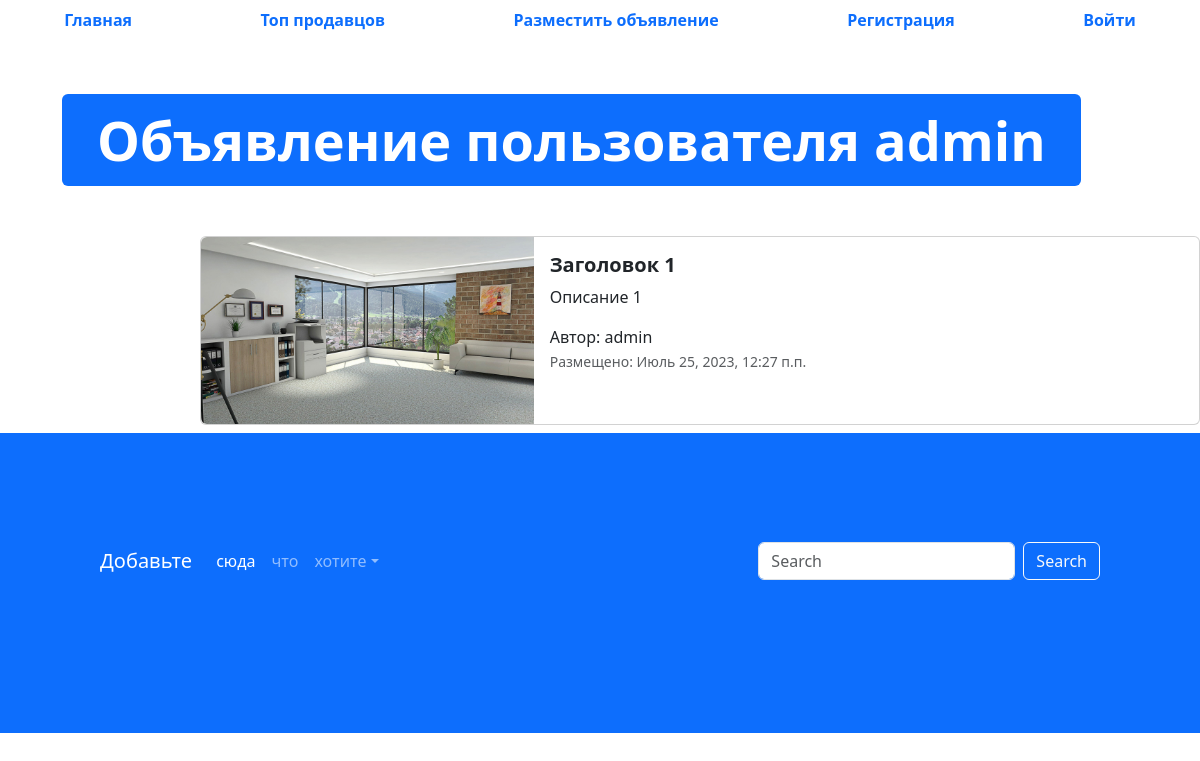
The app's page /advertisement/1 with its own data.
### app_advertisements/models.py (models this page shows, shortened)
class Advertisement(models.Model):
    title = models.CharField(max_length=128, verbose_name='заголовок')
    description = models.TextField('Описание')
    price = models.DecimalField('цена', max_digits=10, decimal_places=2)
    create_at = models.DateTimeField(auto_now_add=True)
    update_at = models.DateTimeField(auto_now=True)
    auction = models.BooleanField('торг', help_text='Отметьте, если уместен торг')
    user = models.ForeignKey(User, verbose_name='пользователь', on_delete=models.CASCADE)
    image = models.ImageField('изображение', upload_to='advertisements/')
    class Meta:
        db_table = 'advertisement'

### app_advertisements/views.py (the view)
# urls.py: path('advertisement/<int:pk>', advertisement_detail, name='adv-detail'),
def advertisement_detail(request, pk):
    advertisement = Advertisement.objects.get(id=pk)
    return render(request, 'app_advertisements/advertisement.html', {'advertisement': advertisement})

### templates/app_advertisements/advertisement.html (shortened to what this page needs)
{% extends 'base.html' %}
{% load static %}
{% block content %}
  <ul class="nav nav-pills sticky-top bg-white nav-fill">
    <li class="nav-item">
      <a class="nav-link" href="{% url 'main-page' %}">
        <span style="font-weight: bold;">Главная</span>
      </a>
    </li>
    <li class="nav-item">
      <a class="nav-link" href="{% url 'top-sellers' %}"><span style="font-weight: bold;">Топ продавцов</span>
      </a>
    </li>
    <li class="nav-item">
      <a class="nav-link" href="{% url 'adv-post' %}">
        <span style="font-weight: bold;">Разместить объявление</span>
      </a>
    </li>
  {% if not user.is_authenticated %}
  <li class="nav-item">
    <a class="nav-link" href="{% url 'register' %}">
      <span style="font-weight: bold;">Регистрация</span>
    </a>
  </li>
  <li class="nav-item">
    <a class="nav-link" href="{% url 'login' %}">
      <span style="font-weight: bold;">Войти</span>
    </a>
  </li>
  {% endif %}
  </ul>
  <div class="container" style="margin: 50px;">
    <div class="display-2">
      <span class="badge bg-primary">Объявление пользователя {{ advertisement.user }}</span>
    </div>
  </div>
  <div class="col offset-2">
    <div class="card mb-2" style="max-width: 1200px; margin-top: 20px;">
      <div class="row g-0">
        <div class="col-md-4">
          <a href="#" class="nav-link">
            <img src="{% if advertisement.image %} {{ advertisement.image.url }} {% else %} {% static 'img/adv.png' %} {% endif %}" class="img-fluid rounded-start" alt="Card title">
          </a>
        </div>
        <div class="col">
          <div class="card-body">
            <h5 class="card-title">
              <a href="#" class="nav-link"><strong>{{ advertisement.title }}</strong></a>
            </h5>
            <p class="card-text">
              {{ advertisement.description }}
            </p>
            <span>Автор: {{ advertisement.user }} </span>
            <p class="card-text"><small class="text-muted">Размещено: {{ advertisement.create_at }}</small></p>
          </div>
        </div>
      </div>
    </div>
  </div>
  <footer style="padding: 100px; min-height: 300px;" class="bg-primary">
    <nav class="navbar navbar-expand-sm navbar-dark">
      <a class="navbar-brand" href="#">Добавьте</a>
      <div class="collapse navbar-collapse" id="collapsibleNavId">
        <ul class="navbar-nav me-auto mt-2 mt-lg-0">
          <li class="nav-item">
            <a class="nav-link active" href="#" aria-current="page">сюда</a>
          </li>
          <li class="nav-item">
            <a class="nav-link" href="#">что</a>
          </li>
          <li class="nav-item dropdown">
            <a class="nav-link dropdown-toggle" href="#" id="dropdownId" data-bs-toggle="dropdown" aria-haspopup="true"
              aria-expanded="false">хотите</a>
          </li>
        </ul>
        <form class="d-flex my-2 my-lg-0">
          <input class="form-control me-sm-2" type="text" placeholder="Search">
          <button class="btn btn-outline-light my-2 my-sm-0" type="submit">Search</button>
        </form>
      </div>
    </nav>
  </footer>
{% endblock %}

### records on screen
Advertisement: user "admin", image (picture), title "Заголовок 1", description "Описание 1", create_at "Июль 25, 2023, 12:27 п.п."
